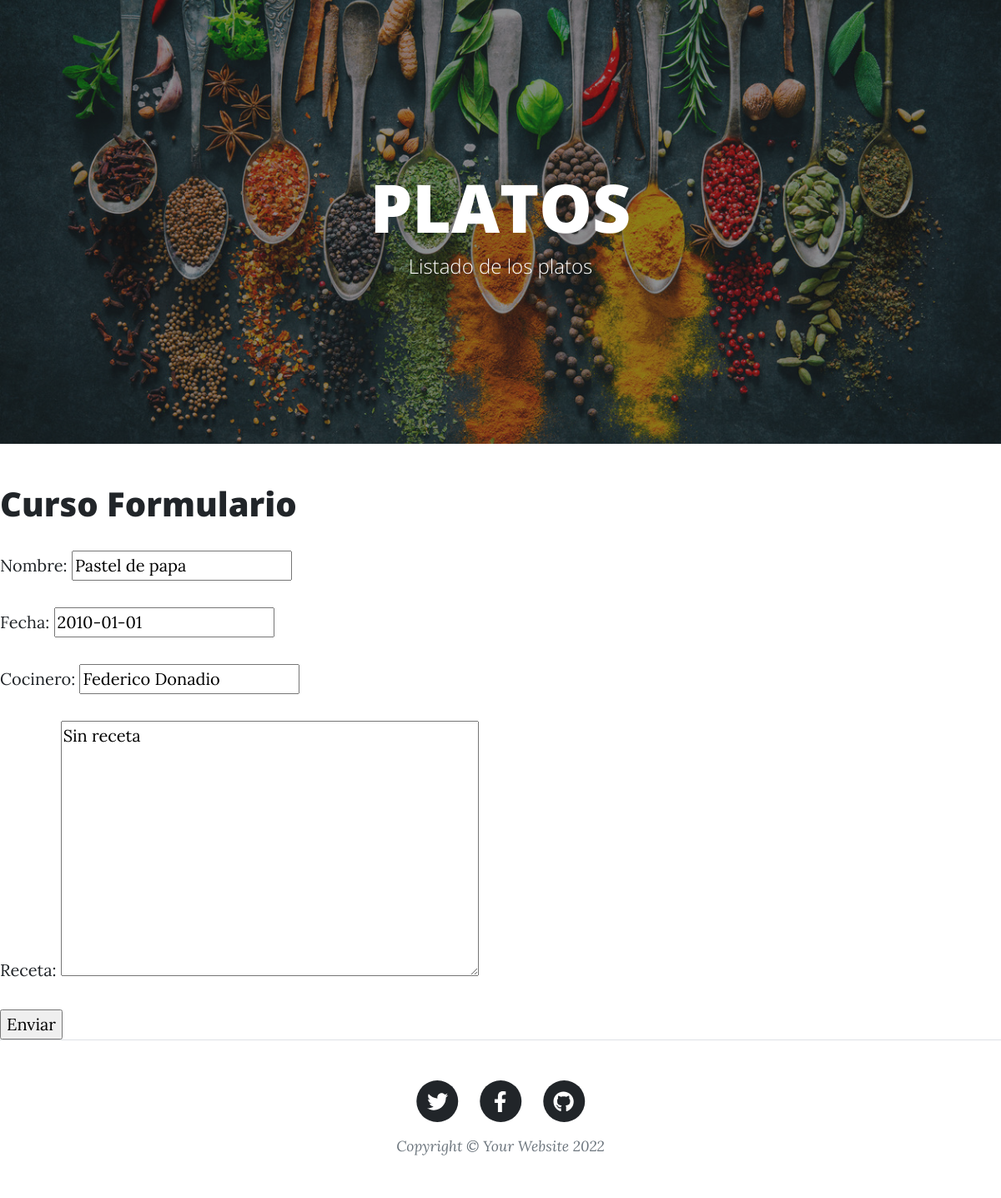
Page /AppBlog/platos/editar/2 on the earlier database version.
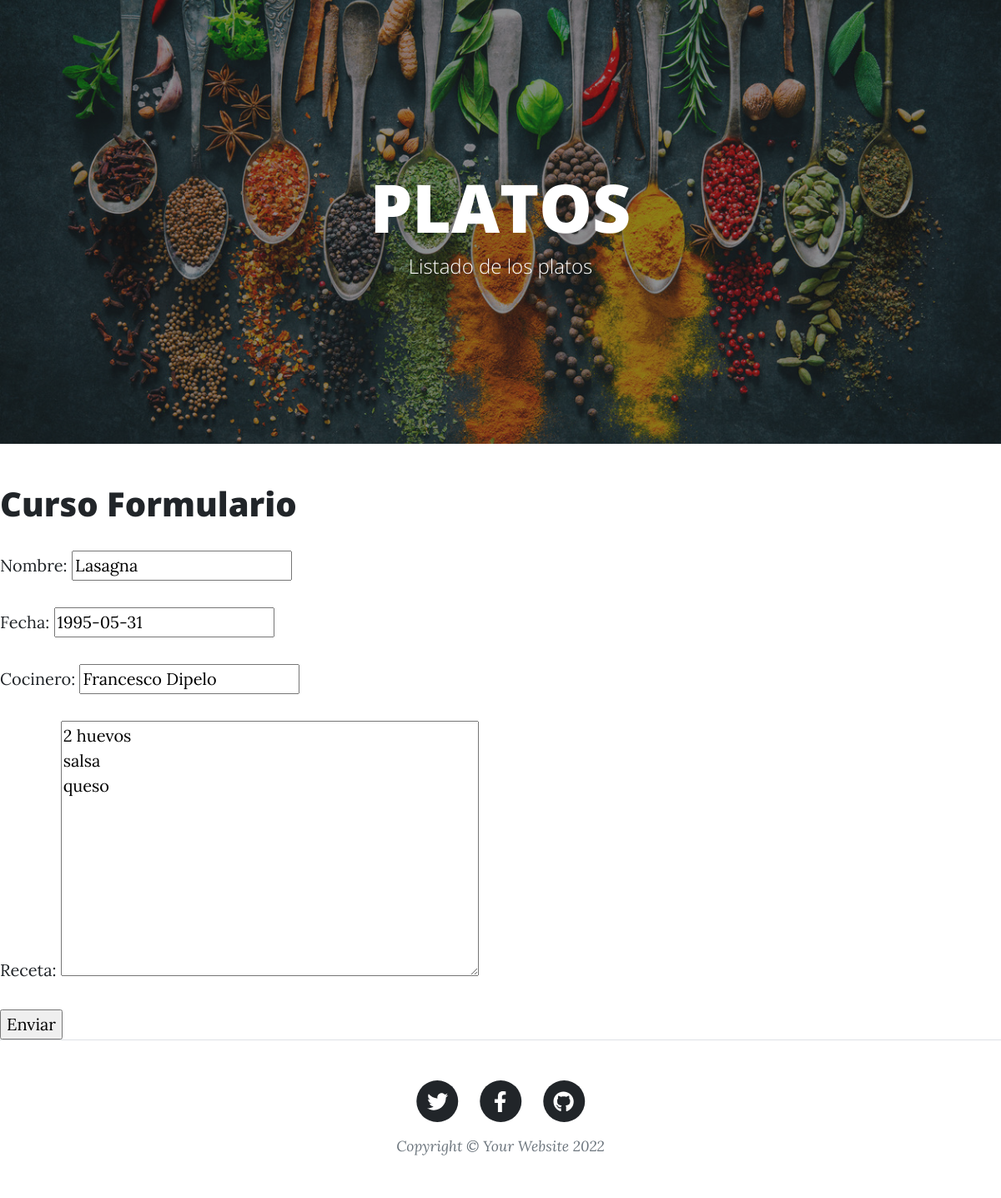
Same page on the later database version.
### AppBlog/models.py (models this page shows, shortened)
class Platos(models.Model):
    nombre = models.CharField(max_length=40)
    fecha = models.DateField()
    cocinero = models.CharField(max_length=40)
    receta = models.TextField()

### AppBlog/views.py (the view)
# urls.py: path('platos/editar/<pk>', PlatosUpdate.as_view(), name='platosEditar'),
class PlatosUpdate(UpdateView):
    model = Platos
    success_url = reverse_lazy("platosLista")
    fields = ['nombre','fecha','cocinero','receta']

### AppBlog/template/AppBlog/platos_form.html
{% extends "AppBlog/padre_platos.html" %}
{% load static %}
{% block contenidoQueCambia %}
<h1>Curso Formulario</h1>
<form method="post">{% csrf_token %}
    {{form.as_p}}
    <input type="submit" value="Enviar"/>
</form>
{% endblock %}

Differences in the rows shown:
changed Platos: nombre "Pastel de papa" → "Lasagna"; fecha "2010-01-01" → "1995-05-31"; cocinero "Federico Donadio" → "Francesco Dipelo"; receta "Sin receta" → "2 huevos salsa queso"
